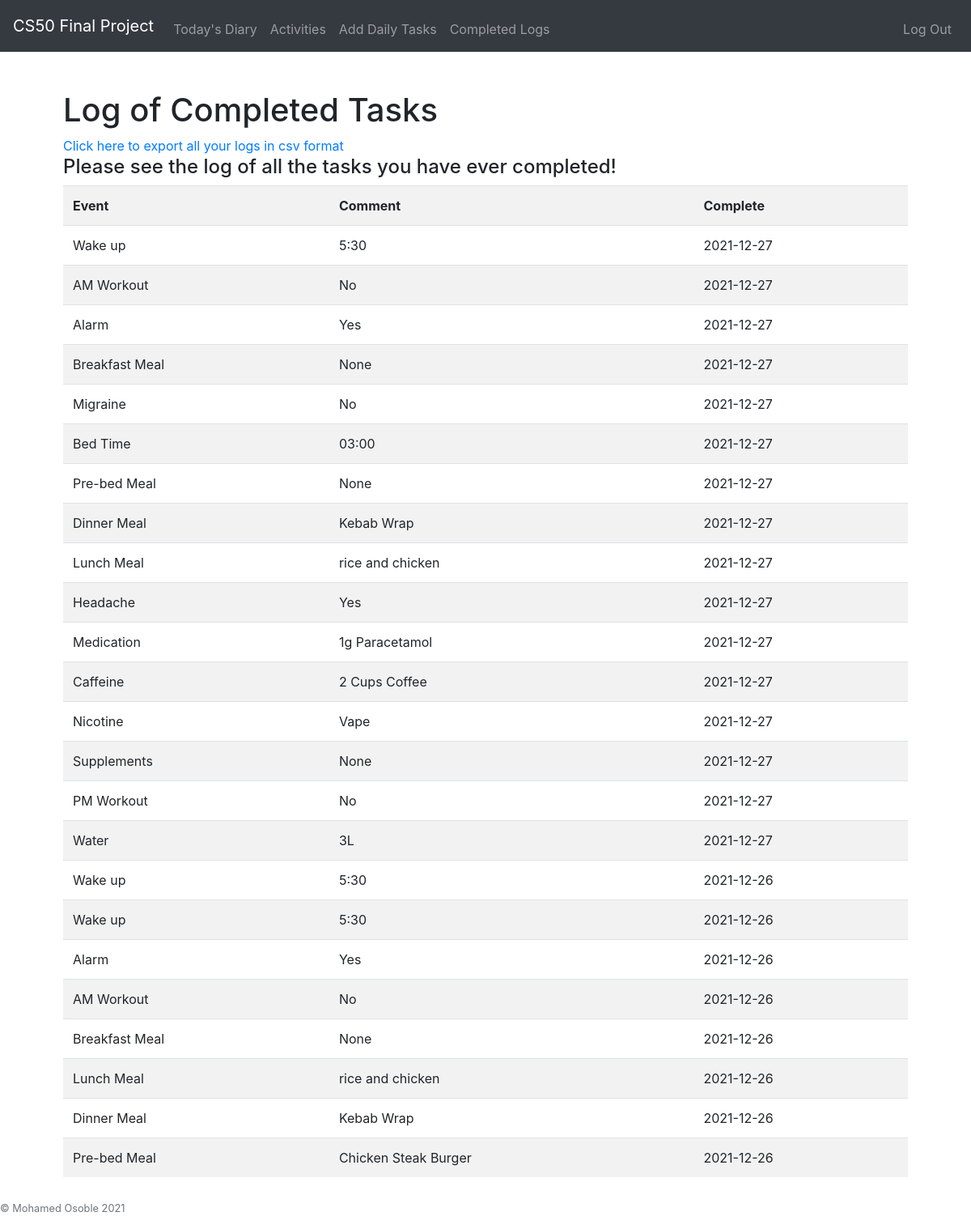
The app's page /log (signed in) with its own data.
### tables this page shows
CREATE TABLE 'log' (
	"logid"	INTEGER NOT NULL,
	"comment"	TEXT NOT NULL DEFAULT 'Not Entered',
	"taskname"	TEXT NOT NULL,
	"userid"	INTEGER NOT NULL,
	"taskid"	INTEGER NOT NULL, 'date'  date NOT NULL DEFAULT CURRENT_DATE  ,
	PRIMARY KEY("logid" AUTOINCREMENT)
);

### app.py (the view)
@app.route("/log", methods=["GET"])
@login_required
def log():
    userId = session.get("user_id")
    date = db.execute("SELECT DATE from LOG where logid = 1")
    logs = db.execute("SELECT * FROM log WHERE userid = ?", userId)
    print(logs)
    return render_template("log.html", logs=logs)

### app.py (called while the page is built)
def login_required(f):
    @wraps(f)
    def decorated_function(*args, **kwargs):
        if session.get("user_id") is None:
            return redirect("/login")
        return f(*args, **kwargs)
    return decorated_function

### templates/log.html (shortened to what this page needs)
{% extends "layout.html" %}
{% block main %}
<div>
    <p1 class="diary-header"> <h1>Log of Completed Tasks</h1></p1>
    <a href="{{ url_for('.export') }}">Click here to export all your logs in csv format </a>
    <p2 class="diary-header"> <h4> Please see the log of all the tasks you have ever completed!</h4></p2>
  </div>
    <table class="table table-striped">
        <tr>
            <th scope="col">
                Event
            </th>
            <th scope="col">
                Comment
            </th>
            <th scope="col">
                Complete
            </th>
        </tr>
        {% for log in logs %}
        <tr>
            <td>
                 {{ log.taskname }} </a>
            </td>
            <td>
                {{ log.comment }}
            </td>
            <td>
                {{ log.date }}
            </td>
        </tr>
        {% endfor %}
    </table>
{% endblock %}

### templates/layout.html (shortened to what this page needs)
<!DOCTYPE html>
<html lang="en">
    <head>
        <link rel="stylesheet" href="https://cdn.jsdelivr.net/npm/bootstrap@4.5.3/dist/css/bootstrap.min.css">
        <link href="/static/styles.css" rel="stylesheet">
    </head>
    <body>
  <nav class="navbar navbar-expand navbar-dark bg-dark" aria-label="Second navbar example">
    <div class="container-fluid">
      <a class="navbar-brand" href="/">CS50 Final Project</a>
      <div class="collapse navbar-collapse" id="navbarsExample02">
                {% if session.user_id %}
                    <ul class="navbar-nav mr-auto mt-2">
                        <li class="nav-item"><a class="nav-link" href="/diary">Today's Diary</a></li>
                        <li class="nav-item"><a class="nav-link" href="/activities">Activities</a></li>
                        <li class="nav-item"><a class="nav-link" href="/addtask">Add Daily Tasks</a></li>
                        <li class="nav-item"><a class="nav-link" href="/log">Completed Logs</a></li>
                    </ul>
                    <ul class="navbar-nav ml-auto mt-2">
                        <li class="nav-item"><a class="nav-link" href="/logout">Log Out</a></li>
                    </ul>
                {% else %}
                    <ul class="navbar-nav ml-auto mt-2">
                        <li class="nav-item"><a class="nav-link" href="/register">Register</a></li>
                        <li class="nav-item"><a class="nav-link" href="/login">Log In</a></li>
                    </ul>
                {% endif %}
            </div>
        </nav>
        <main class="container p-5">
            {% block main %}{% endblock %}
        </main>
        <footer><p class="mt-5 mb-3 text-muted">© Mohamed Osoble 2021</p></footer>
    </body>
</html>

### static/styles.css (style rules this page uses)
footer { position: fixed; margin-top: 2%; height: 50 width: 100%; text-align: center; font-size: 0.8em; bottom: 0; }

### records on screen
log: taskname "Wake up", comment "5:30", date "2021-12-27"
log: taskname "AM Workout", comment "No", date "2021-12-27"
log: taskname "Alarm", comment "Yes", date "2021-12-27"
log: taskname "Breakfast Meal", comment "None", date "2021-12-27"
log: taskname "Migraine", comment "No", date "2021-12-27"
log: taskname "Bed Time", comment "03:00", date "2021-12-27"
log: taskname "Pre-bed Meal", comment "None", date "2021-12-27"
log: taskname "Dinner Meal", comment "Kebab Wrap", date "2021-12-27"
log: taskname "Lunch Meal", comment "rice and chicken", date "2021-12-27"
log: taskname "Headache", comment "Yes", date "2021-12-27"
log: taskname "Medication", comment "1g Paracetamol", date "2021-12-27"
log: taskname "Caffeine", comment "2 Cups Coffee", date "2021-12-27"
log: taskname "Nicotine", comment "Vape", date "2021-12-27"
log: taskname "Supplements", comment "None", date "2021-12-27"
log: taskname "PM Workout", comment "No", date "2021-12-27"
log: taskname "Water", comment "3L", date "2021-12-27"
log: taskname "Wake up", comment "5:30", date "2021-12-26"
log: taskname "Wake up", comment "5:30", date "2021-12-26"
log: taskname "Alarm", comment "Yes", date "2021-12-26"
log: taskname "AM Workout", comment "No", date "2021-12-26"
log: taskname "Breakfast Meal", comment "None", date "2021-12-26"
log: taskname "Lunch Meal", comment "rice and chicken", date "2021-12-26"
log: taskname "Dinner Meal", comment "Kebab Wrap", date "2021-12-26"
log: taskname "Pre-bed Meal", comment "Chicken Steak Burger", date "2021-12-26"
